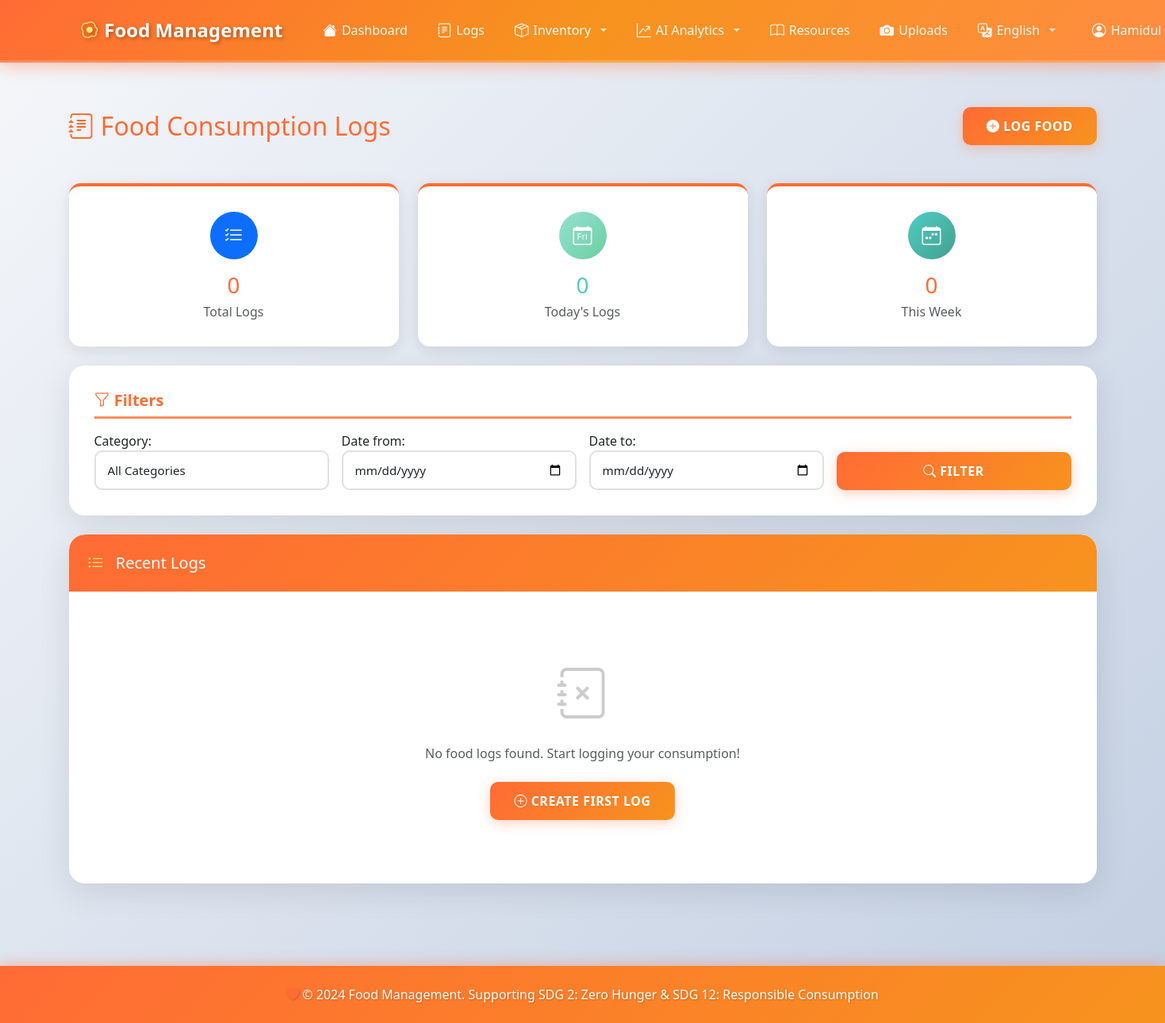
The app's page /logs/ (signed in), older data.
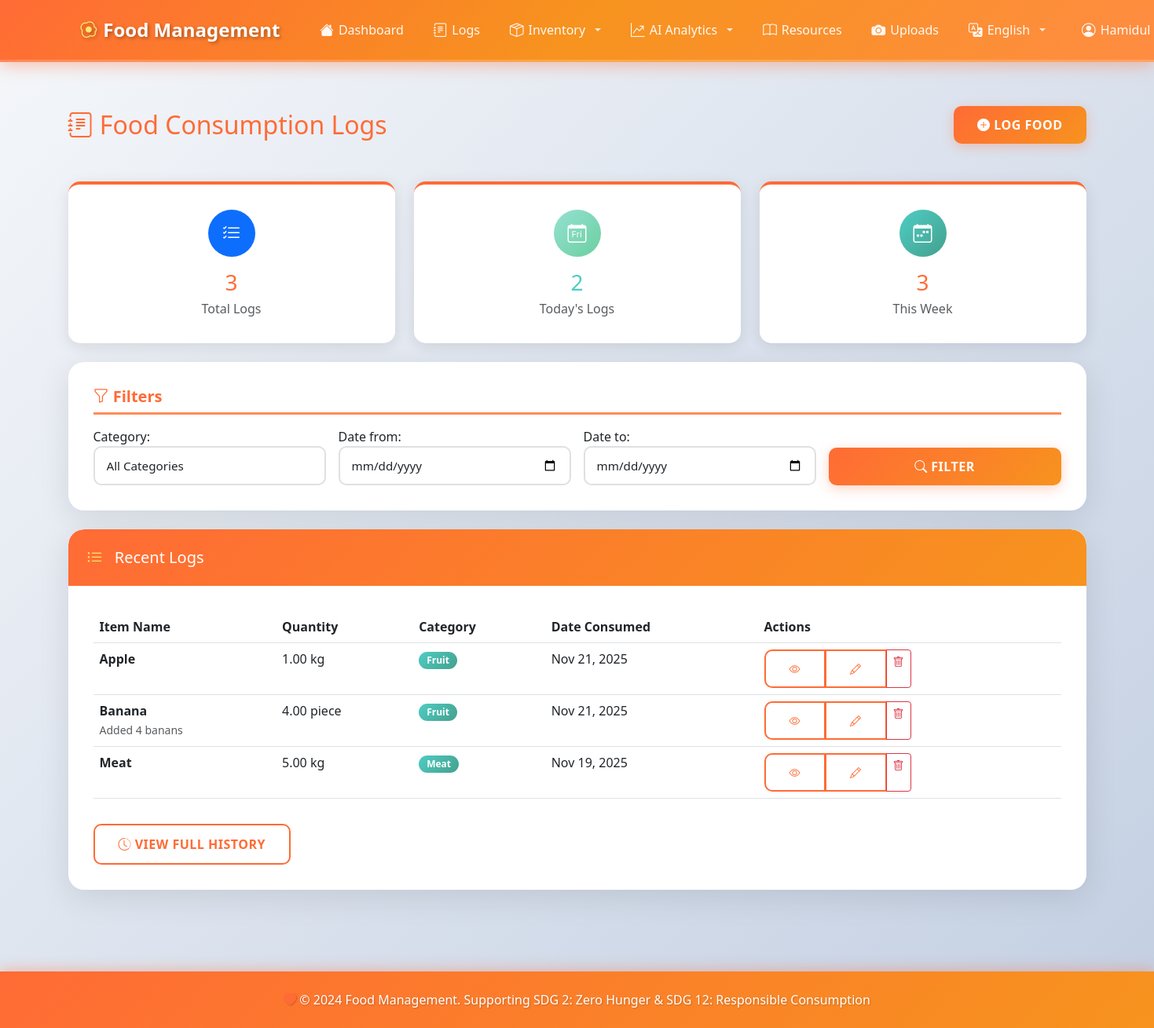
The same page, newer data.
### logs/models.py (models this page shows, shortened)
class FoodLog(models.Model):
    CATEGORY_CHOICES = [
        ('vegetable', 'Vegetable'),
        ('fruit', 'Fruit'),
        ('dairy', 'Dairy'),
        ('meat', 'Meat'),
        ('grain', 'Grain'),
        ('beverage', 'Beverage'),
        ('snack', 'Snack'),
        ('other', 'Other'),
    ]
    UNIT_CHOICES = [
        ('kg', 'Kilogram (kg)'),
        ('g', 'Gram (g)'),
        ('lb', 'Pound (lb)'),
        ('oz', 'Ounce (oz)'),
        ('l', 'Liter (l)'),
        ('ml', 'Milliliter (ml)'),
        ('cup', 'Cup'),
        ('piece', 'Piece'),
        ('serving', 'Serving'),
    ]
    user = models.ForeignKey(User, on_delete=models.CASCADE, related_name='food_logs')
    item_name = models.CharField(max_length=255, help_text="Name of the food item")
    quantity = models.DecimalField(
        max_digits=10,
        decimal_places=2,
        validators=[MinValueValidator(0)],
        help_text="Quantity consumed"
    )
    unit = models.CharField(max_length=20, choices=UNIT_CHOICES, default='piece')
    category = models.CharField(max_length=50, choices=CATEGORY_CHOICES, default='other')
    date_consumed = models.DateField(help_text="Date when the food was consumed")
    notes = models.TextField(blank=True, null=True, help_text="Additional notes about the consumption")
    created_at = models.DateTimeField(auto_now_add=True)
    updated_at = models.DateTimeField(auto_now=True)
    class Meta:
        verbose_name = "Food Log"
        verbose_name_plural = "Food Logs"
        ordering = ['-date_consumed', '-created_at']
        indexes = [
            models.Index(fields=['user', '-date_consumed']),
            models.Index(fields=['category']),
        ]

### logs/views.py (the view)
# urls.py: path('', views.log_list, name='list'),
@login_required
def log_list(request):
    logs = FoodLog.objects.filter(user=request.user)
    filter_form = FoodLogFilterForm(request.GET)
    if filter_form.is_valid():
        category = filter_form.cleaned_data.get('category')
        date_from = filter_form.cleaned_data.get('date_from')
        date_to = filter_form.cleaned_data.get('date_to')
        if category:
            logs = logs.filter(category=category)
        if date_from:
            logs = logs.filter(date_consumed__gte=date_from)
        if date_to:
            logs = logs.filter(date_consumed__lte=date_to)
    total_logs = logs.count()
    today_logs = logs.filter(date_consumed=timezone.now().date()).count()
    week_logs = logs.filter(
        date_consumed__gte=timezone.now().date() - timedelta(days=7)
    ).count()
    category_stats = logs.values('category').annotate(
        count=Count('id')
    ).order_by('-count')
    context = {
        'logs': logs[:50],  # Limit to 50 most recent
        'filter_form': filter_form,
        'total_logs': total_logs,
        'today_logs': today_logs,
        'week_logs': week_logs,
        'category_stats': category_stats,
    }
    return render(request, 'logs/list.html', context)

### logs/forms.py
class FoodLogFilterForm(forms.Form):
    category = forms.ChoiceField(
        choices=[('', 'All Categories')] + FoodLog.CATEGORY_CHOICES,
        required=False,
        widget=forms.Select(attrs={
            'class': 'form-control',
            'onchange': 'this.form.submit()'
        })
    )
    date_from = forms.DateField(
        required=False,
        widget=forms.DateInput(attrs={
            'class': 'form-control',
            'type': 'date'
        })
    )
    date_to = forms.DateField(
        required=False,
        widget=forms.DateInput(attrs={
            'class': 'form-control',
            'type': 'date'
        })
    )

### templates/logs/list.html (shortened to what the changed rows need)
{% extends 'base.html' %}
{% block content %}
<div class="row mb-4">
    <div class="col-12">
        <div class="d-flex justify-content-between align-items-center mb-4">
            <h2 class="text-primary-custom mb-0">
                <i class="bi bi-journal-text"></i> Food Consumption Logs
            </h2>
        </div>
    </div>
</div>
<div class="row g-4 mb-4">
    <div class="col-md-4">
        <div class="dashboard-card text-center">
            <div class="rounded-circle bg-primary text-white d-flex align-items-center justify-content-center mx-auto mb-3" style="width: 60px; height: 60px; font-size: 1.5rem;">
                <i class="bi bi-list-check"></i>
            </div>
            <h3 class="mb-1" style="color: var(--primary-color);">{{ total_logs }}</h3>
            <p class="text-muted mb-0">Total Logs</p>
        </div>
    </div>
    <div class="col-md-4">
        <div class="dashboard-card text-center">
            <div class="rounded-circle text-white d-flex align-items-center justify-content-center mx-auto mb-3" style="width: 60px; height: 60px; font-size: 1.5rem; background: var(--gradient-success);">
                <i class="bi bi-calendar-day"></i>
            </div>
            <h3 class="mb-1" style="color: var(--secondary-color);">{{ today_logs }}</h3>
            <p class="text-muted mb-0">Today's Logs</p>
        </div>
    </div>
    <div class="col-md-4">
        <div class="dashboard-card text-center">
            <div class="rounded-circle text-white d-flex align-items-center justify-content-center mx-auto mb-3" style="width: 60px; height: 60px; font-size: 1.5rem; background: var(--gradient-secondary);">
                <i class="bi bi-calendar-week"></i>
            </div>
            <h3 class="mb-1" style="color: var(--primary-color);">{{ week_logs }}</h3>
            <p class="text-muted mb-0">This Week</p>
        </div>
    </div>
</div>
<div class="card">
    <div class="card-body">
        {% if logs %}
            <div class="table-responsive">
                <table class="table table-hover">
                    <thead>
                        <tr>
                            <th>Item Name</th>
                            <th>Quantity</th>
                            <th>Category</th>
                            <th>Date Consumed</th>
                            <th>Actions</th>
                        </tr>
                    </thead>
                    <tbody>
                        {% for log in logs %}
                        <tr>
                            <td>
                                <strong>{{ log.item_name }}</strong>
                                {% if log.notes %}
                                    <br><small class="text-muted">{{ log.notes|truncatewords:10 }}</small>
                                {% endif %}
                            </td>
                            <td>{{ log.quantity }} {{ log.unit }}</td>
                            <td>
                                <span class="badge" style="background: var(--gradient-secondary);">
                                    {{ log.get_category_display }}
                                </span>
                            </td>
                            <td>{{ log.date_consumed|date:"M d, Y" }}</td>
                            <td>
                                <div class="btn-group btn-group-sm">
                                    <a href="{% url 'logs:detail' log.pk %}" class="btn btn-outline-primary" title="View">
                                        <i class="bi bi-eye"></i>
                                    </a>
                                    <a href="{% url 'logs:edit' log.pk %}" class="btn btn-outline-primary" title="Edit">
                                        <i class="bi bi-pencil"></i>
                                    </a>
                                    <a href="{% url 'logs:delete' log.pk %}" class="btn btn-outline-danger" title="Delete">
                                        <i class="bi bi-trash"></i>
                                    </a>
                                </div>
                            </td>
                        </tr>
                        {% endfor %}
                    </tbody>
                </table>
            </div>
            <div class="mt-3">
                <a href="{% url 'logs:history' %}" class="btn btn-outline-primary">
                    <i class="bi bi-clock-history"></i> View Full History
                </a>
            </div>
        {% else %}
            <div class="text-center py-5">
                <i class="bi bi-journal-x" style="font-size: 4rem; color: #ccc;"></i>
                <p class="text-muted mt-3">No food logs found. Start logging your consumption!</p>
                <a href="{% url 'logs:create' %}" class="btn btn-primary mt-2">
                    <i class="bi bi-plus-circle"></i> Create First Log
                </a>
            </div>
        {% endif %}
    </div>
</div>
{% endblock %}

### templates/base.html (shortened to what the changed rows need)
{% load i18n static %}
<!DOCTYPE html>
<html lang="{{ LANGUAGE_CODE|default:'en' }}" dir="{% if LANGUAGE_CODE == 'ar' %}rtl{% else %}ltr{% endif %}">
<head>
    {% load static %}
    <link href="https://cdn.jsdelivr.net/npm/bootstrap@5.3.0/dist/css/bootstrap.min.css" rel="stylesheet">
    <link rel="stylesheet" href="https://cdn.jsdelivr.net/npm/bootstrap-icons@1.11.0/font/bootstrap-icons.css">
    <link rel="stylesheet" href="{% static 'css/style.css' %}">
</head>
<body>
    {% if user.is_authenticated %}
    <nav class="navbar navbar-expand-lg navbar-dark sticky-top">
        <div class="container">
            <div class="collapse navbar-collapse" id="navbarNav">
                <ul class="navbar-nav">
                    {% get_current_language as CURRENT_LANGUAGE %}
                    {% get_available_languages as LANGUAGES %}
                    <li class="nav-item dropdown me-2">
                        <a class="nav-link dropdown-toggle text-white" href="#" id="languageDropdownAuth" role="button" data-bs-toggle="dropdown" aria-expanded="false">
                            <i class="bi bi-translate"></i>
                            {% for lang_code, lang_name in LANGUAGES %}
                                {% if lang_code == CURRENT_LANGUAGE %}{{ lang_name }}{% endif %}
                            {% endfor %}
                        </a>
                            {% get_language_info_list for LANGUAGES as languages %}
                    </li>
                </ul>
            </div>
        </div>
    </nav>
    {% endif %}
    <main class="container my-4">
        {% block content %}{% endblock %}
    </main>
</body>
</html>

Row changes from the older to the newer data that the page shows:
added FoodLog: item_name "Apple", quantity "1.00", unit "kg", category "Fruit", date_consumed "Nov 21, 2025"
added FoodLog: item_name "Banana", notes "Added 4 banans", quantity "4.00", unit "piece", category "Fruit", date_consumed "Nov 21, 2025"
added FoodLog: item_name "Meat", quantity "5.00", unit "kg", category "Meat", date_consumed "Nov 19, 2025"
Text that changed along with them:
{{ total_logs }}: "0" → "3"
{{ today_logs }}: "0" → "2"
{{ week_logs }}: "0" → "3"
text no longer shown: "No food logs found. Start logging your consumption! CREATE FIRST LOG"
text now shown: "Item Name Quantity Category Date Consumed Actions VIEW FULL HISTORY"
